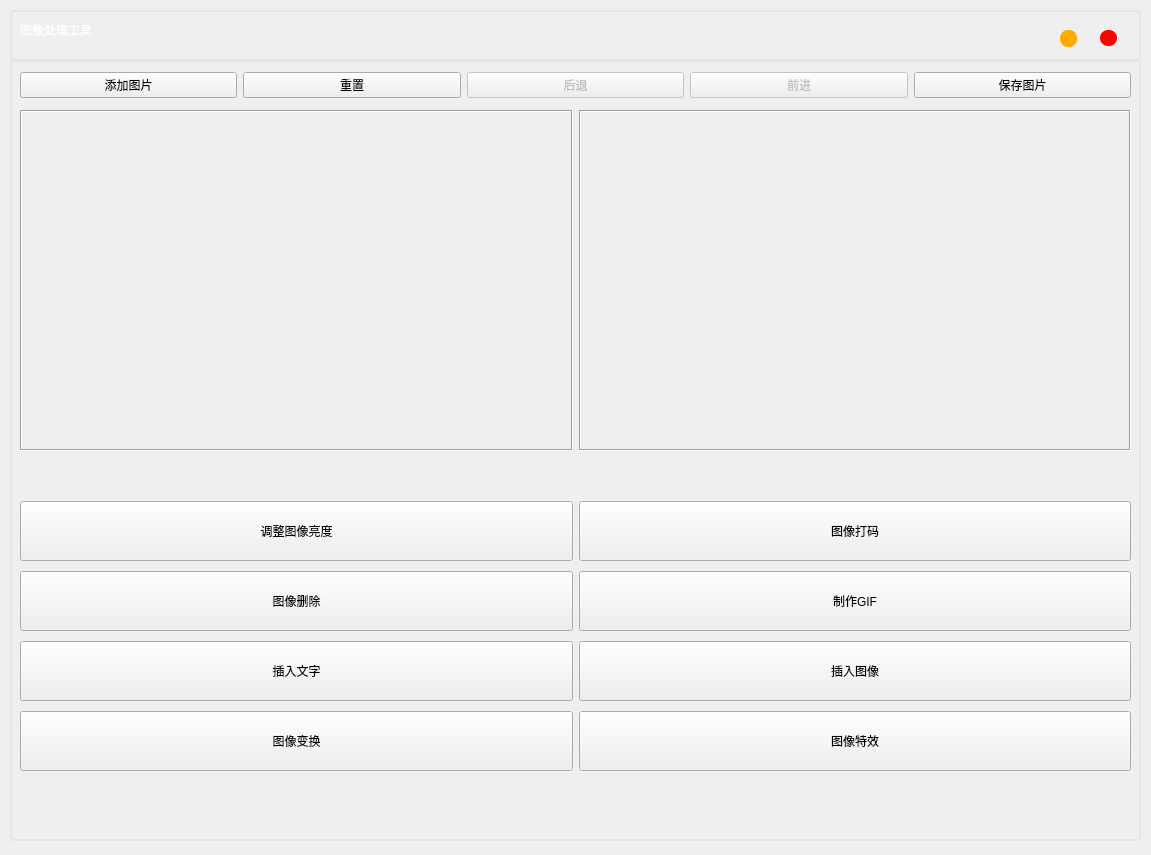
<?xml version="1.0" encoding="UTF-8"?>
<ui version="4.0">
 <class>MainWindow</class>
 <widget class="QMainWindow" name="MainWindow">
  <property name="geometry">
   <rect>
    <x>0</x>
    <y>0</y>
    <width>1151</width>
    <height>855</height>
   </rect>
  </property>
  <property name="minimumSize">
   <size>
    <width>1151</width>
    <height>855</height>
   </size>
  </property>
  <property name="maximumSize">
   <size>
    <width>1151</width>
    <height>855</height>
   </size>
  </property>
  <property name="windowTitle">
   <string>Image Processing Toolbox</string>
  </property>
  <property name="styleSheet">
   <string notr="true"/>
  </property>
  <widget class="QWidget" name="centralwidget">
   <property name="enabled">
    <bool>true</bool>
   </property>
   <property name="styleSheet">
    <string notr="true"/>
   </property>
   <widget class="QFrame" name="container_frame">
    <property name="geometry">
     <rect>
      <x>10</x>
      <y>60</y>
      <width>1131</width>
      <height>781</height>
     </rect>
    </property>
    <property name="styleSheet">
     <string notr="true">QFrame#container_frame{
border-radius: 4px;
border: 2px solid rgb(229, 229, 229);
}</string>
    </property>
    <property name="frameShape">
     <enum>QFrame::StyledPanel</enum>
    </property>
    <property name="frameShadow">
     <enum>QFrame::Raised</enum>
    </property>
    <widget class="QWidget" name="gridLayoutWidget">
     <property name="geometry">
      <rect>
       <x>10</x>
       <y>440</y>
       <width>1111</width>
       <height>62</height>
      </rect>
     </property>
     <layout class="QHBoxLayout" name="horizontalLayout">
      <item>
       <widget class="QPushButton" name="lightness_Button">
        <property name="minimumSize">
         <size>
          <width>0</width>
          <height>60</height>
         </size>
        </property>
        <property name="text">
         <string>调整图像亮度</string>
        </property>
       </widget>
      </item>
      <item>
       <widget class="QPushButton" name="coding_Button">
        <property name="minimumSize">
         <size>
          <width>0</width>
          <height>60</height>
         </size>
        </property>
        <property name="text">
         <string>图像打码</string>
        </property>
       </widget>
      </item>
     </layout>
    </widget>
    <widget class="QWidget" name="layoutWidget">
     <property name="geometry">
      <rect>
       <x>10</x>
       <y>10</y>
       <width>1111</width>
       <height>30</height>
      </rect>
     </property>
     <layout class="QHBoxLayout" name="horizontalLayout_2">
      <item>
       <widget class="QPushButton" name="loadImage_Button">
        <property name="text">
         <string>添加图片</string>
        </property>
       </widget>
      </item>
      <item>
       <widget class="QPushButton" name="reset_Button">
        <property name="text">
         <string>重置</string>
        </property>
       </widget>
      </item>
      <item>
       <widget class="QPushButton" name="undo_Button">
        <property name="enabled">
         <bool>false</bool>
        </property>
        <property name="text">
         <string>后退</string>
        </property>
       </widget>
      </item>
      <item>
       <widget class="QPushButton" name="redo_Button">
        <property name="enabled">
         <bool>false</bool>
        </property>
        <property name="text">
         <string>前进</string>
        </property>
       </widget>
      </item>
      <item>
       <widget class="QPushButton" name="saveImage_Button">
        <property name="text">
         <string>保存图片</string>
        </property>
       </widget>
      </item>
     </layout>
    </widget>
    <widget class="QWidget" name="layoutWidget">
     <property name="geometry">
      <rect>
       <x>10</x>
       <y>50</y>
       <width>1111</width>
       <height>341</height>
      </rect>
     </property>
     <layout class="QHBoxLayout" name="horizontalLayout_4">
      <item>
       <widget class="QLabel" name="originalImage_label">
        <property name="autoFillBackground">
         <bool>false</bool>
        </property>
        <property name="frameShape">
         <enum>QFrame::Box</enum>
        </property>
        <property name="frameShadow">
         <enum>QFrame::Sunken</enum>
        </property>
        <property name="text">
         <string/>
        </property>
        <property name="scaledContents">
         <bool>true</bool>
        </property>
        <property name="alignment">
         <set>Qt::AlignCenter</set>
        </property>
       </widget>
      </item>
      <item>
       <widget class="QLabel" name="processedImage_label">
        <property name="sizePolicy">
         <sizepolicy hsizetype="Preferred" vsizetype="Preferred">
          <horstretch>0</horstretch>
          <verstretch>0</verstretch>
         </sizepolicy>
        </property>
        <property name="frameShape">
         <enum>QFrame::Box</enum>
        </property>
        <property name="frameShadow">
         <enum>QFrame::Sunken</enum>
        </property>
        <property name="text">
         <string/>
        </property>
        <property name="scaledContents">
         <bool>true</bool>
        </property>
        <property name="alignment">
         <set>Qt::AlignCenter</set>
        </property>
       </widget>
      </item>
     </layout>
    </widget>
    <widget class="QWidget" name="">
     <property name="geometry">
      <rect>
       <x>10</x>
       <y>510</y>
       <width>1111</width>
       <height>62</height>
      </rect>
     </property>
     <layout class="QHBoxLayout" name="horizontalLayout_3">
      <item>
       <widget class="QPushButton" name="delete_Button">
        <property name="minimumSize">
         <size>
          <width>0</width>
          <height>60</height>
         </size>
        </property>
        <property name="text">
         <string>图像删除</string>
        </property>
       </widget>
      </item>
      <item>
       <widget class="QPushButton" name="gif_Button">
        <property name="minimumSize">
         <size>
          <width>0</width>
          <height>60</height>
         </size>
        </property>
        <property name="text">
         <string>制作GIF</string>
        </property>
       </widget>
      </item>
     </layout>
    </widget>
    <widget class="QWidget" name="">
     <property name="geometry">
      <rect>
       <x>10</x>
       <y>650</y>
       <width>1111</width>
       <height>62</height>
      </rect>
     </property>
     <layout class="QHBoxLayout" name="horizontalLayout_5">
      <item>
       <widget class="QPushButton" name="change_Button">
        <property name="minimumSize">
         <size>
          <width>0</width>
          <height>60</height>
         </size>
        </property>
        <property name="text">
         <string>图像变换</string>
        </property>
       </widget>
      </item>
      <item>
       <widget class="QPushButton" name="special_Button">
        <property name="minimumSize">
         <size>
          <width>0</width>
          <height>60</height>
         </size>
        </property>
        <property name="text">
         <string>图像特效</string>
        </property>
       </widget>
      </item>
     </layout>
    </widget>
    <widget class="QWidget" name="">
     <property name="geometry">
      <rect>
       <x>10</x>
       <y>580</y>
       <width>1111</width>
       <height>62</height>
      </rect>
     </property>
     <layout class="QHBoxLayout" name="horizontalLayout_6">
      <item>
       <widget class="QPushButton" name="insertWord_Button">
        <property name="minimumSize">
         <size>
          <width>0</width>
          <height>60</height>
         </size>
        </property>
        <property name="text">
         <string>插入文字</string>
        </property>
       </widget>
      </item>
      <item>
       <widget class="QPushButton" name="insertPic_Button">
        <property name="minimumSize">
         <size>
          <width>60</width>
          <height>60</height>
         </size>
        </property>
        <property name="text">
         <string>插入图像</string>
        </property>
       </widget>
      </item>
     </layout>
    </widget>
   </widget>
   <widget class="QFrame" name="frame">
    <property name="geometry">
     <rect>
      <x>10</x>
      <y>10</y>
      <width>1131</width>
      <height>51</height>
     </rect>
    </property>
    <property name="styleSheet">
     <string notr="true">QFrame#frame{
border-radius: 4px;
border: 2px solid rgb(229, 229, 229);
}</string>
    </property>
    <property name="frameShape">
     <enum>QFrame::StyledPanel</enum>
    </property>
    <property name="frameShadow">
     <enum>QFrame::Raised</enum>
    </property>
    <widget class="QPushButton" name="close_button">
     <property name="geometry">
      <rect>
       <x>1090</x>
       <y>20</y>
       <width>17</width>
       <height>16</height>
      </rect>
     </property>
     <property name="minimumSize">
      <size>
       <width>16</width>
       <height>16</height>
      </size>
     </property>
     <property name="maximumSize">
      <size>
       <width>17</width>
       <height>17</height>
      </size>
     </property>
     <property name="styleSheet">
      <string notr="true">QPushButton {
	border: none;
	border-radius: 8px;
	background-color: rgb(255, 0, 0);
}

QPushButton:hover {
	background-color: rgba(255, 0, 0, 150);
}</string>
     </property>
     <property name="text">
      <string/>
     </property>
    </widget>
    <widget class="QPushButton" name="minimize_button">
     <property name="geometry">
      <rect>
       <x>1050</x>
       <y>20</y>
       <width>17</width>
       <height>17</height>
      </rect>
     </property>
     <property name="minimumSize">
      <size>
       <width>16</width>
       <height>16</height>
      </size>
     </property>
     <property name="maximumSize">
      <size>
       <width>17</width>
       <height>17</height>
      </size>
     </property>
     <property name="styleSheet">
      <string notr="true">QPushButton {
	border: none;
	border-radius: 8px;
	background-color: rgb(255, 170, 0);
}
QPushButton:hover {
background-color: rgba(255, 170, 0, 150);
}</string>
     </property>
     <property name="text">
      <string/>
     </property>
    </widget>
    <widget class="QLabel" name="label">
     <property name="geometry">
      <rect>
       <x>10</x>
       <y>0</y>
       <width>401</width>
       <height>40</height>
      </rect>
     </property>
     <property name="styleSheet">
      <string notr="true">color: #FFF;
font: 75 20pt &quot;Berlin Sans FB Demi&quot;;</string>
     </property>
     <property name="text">
      <string>图像处理工具</string>
     </property>
     <property name="textFormat">
      <enum>Qt::PlainText</enum>
     </property>
    </widget>
   </widget>
  </widget>
  <action name="actionHistogram_Equalization">
   <property name="text">
    <string>Histogram Equalization</string>
   </property>
  </action>
  <action name="actionAdd_Noise">
   <property name="text">
    <string>Add Noise</string>
   </property>
  </action>
  <action name="actionRemove_noise">
   <property name="text">
    <string>Remove noise</string>
   </property>
  </action>
  <action name="actionSalt_and_Pepper">
   <property name="text">
    <string>Salt and Pepper</string>
   </property>
  </action>
  <action name="actionGaussian">
   <property name="text">
    <string>Gaussian</string>
   </property>
  </action>
  <action name="actionPeriodic">
   <property name="text">
    <string>Periodic</string>
   </property>
  </action>
  <action name="actionSobel_Filter">
   <property name="text">
    <string>Sobel Filter</string>
   </property>
  </action>
  <action name="actionLaplace_Filter">
   <property name="text">
    <string>Laplace Filter</string>
   </property>
  </action>
 </widget>
 <tabstops>
  <tabstop>loadImage_Button</tabstop>
  <tabstop>reset_Button</tabstop>
  <tabstop>saveImage_Button</tabstop>
  <tabstop>coding_Button</tabstop>
  <tabstop>undo_Button</tabstop>
  <tabstop>redo_Button</tabstop>
 </tabstops>
 <resources/>
 <connections/>
</ui>
